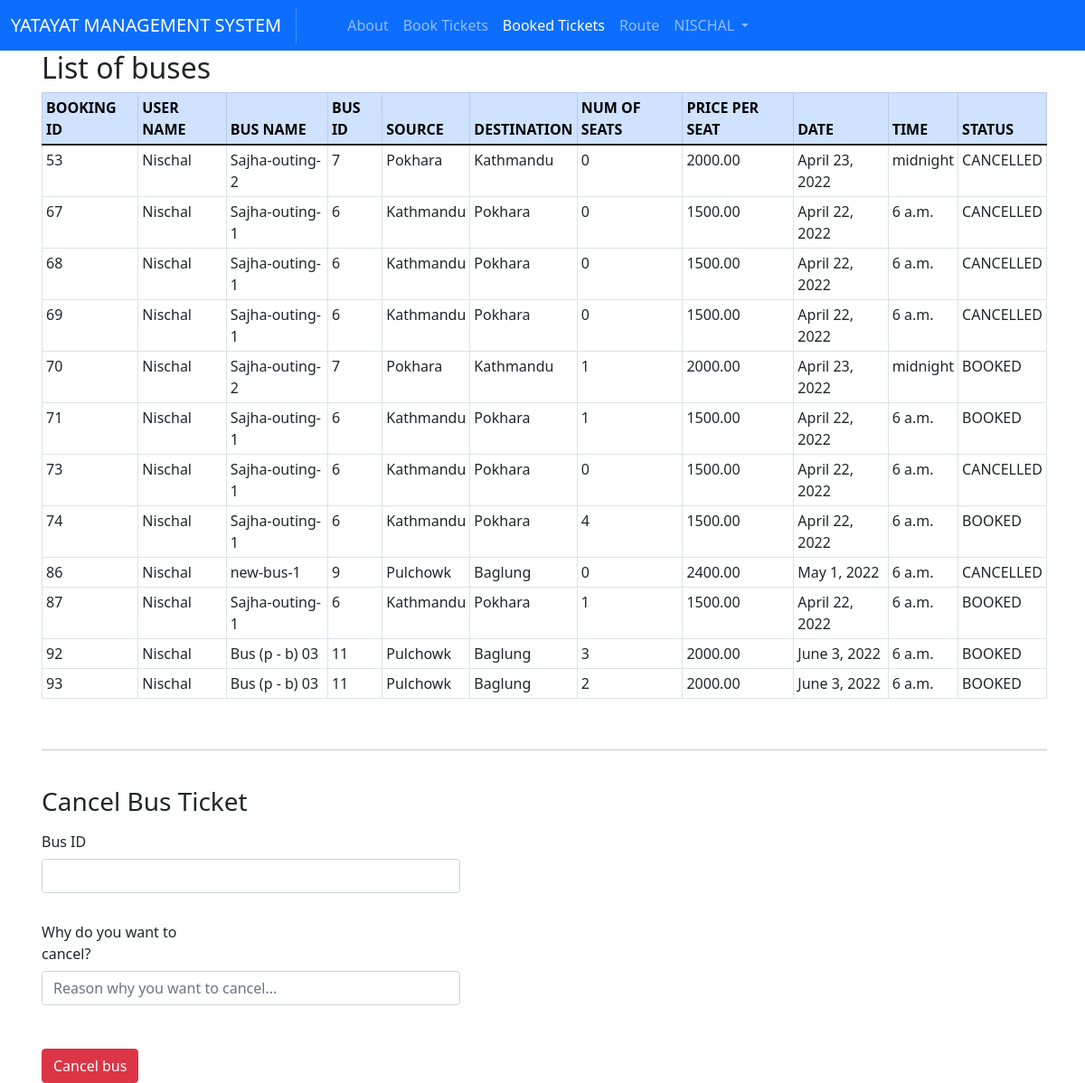
The page /seebookings (signed in) on the database its author committed.
### authentication/models.py (models this page shows, shortened)
class Book(models.Model):
    BOOKED = 'B'
    CANCELLED = 'C'
    TICKET_STATUSES = ((BOOKED, 'Booked'),
                       (CANCELLED, 'Cancelled'),)
    email = models.EmailField()
    name = models.CharField(max_length=30)
    userid = models.DecimalField(decimal_places=0, max_digits=2)
    busid = models.DecimalField(decimal_places=0, max_digits=2)
    bus_name = models.CharField(max_length=30)
    source = models.CharField(max_length=30)
    dest = models.CharField(max_length=30)
    nos = models.DecimalField(decimal_places=0, max_digits=2)
    price = models.DecimalField(decimal_places=2, max_digits=6)
    date = models.DateField()
    time = models.TimeField()
    status = models.CharField(choices=TICKET_STATUSES, default=BOOKED, max_length=2)

### authentication/views.py (the view)
# urls.py: path('seebookings', views.seebookings, name="seebookings"),
@login_required(login_url='signin')
def seebookings(request,new={}):
    context = {}
    id_req = request.user.id
    booked_list = Book.objects.filter(userid=id_req)
    if booked_list:
        return render(request, 'authentication/booklist.html', locals())
    else:
        context["error"] = "Sorry no buses booked"
        return render(request, 'authentication/tickets.html', context)

### templates/authentication/booklist.html (shortened to what this page needs)
<!DOCTYPE html>
<html lang="en">
<head>
    <link href="https://cdn.jsdelivr.net/npm/bootstrap@5.1.3/dist/css/bootstrap.min.css" rel="stylesheet">
</head>
<body>
    <nav class="navbar navbar-expand-lg navbar-dark bg-primary">
        <div class="container-fluid">
            <a class="navbar-brand" href="#"> YATAYAT MANAGEMENT SYSTEM </a>
            <div class="collapse navbar-collapse" id="navbarNavAltMarkup">
                <ul class="navbar-nav">
                    <li class="nav-item">
                        <a class="nav-link" href="about">About</a>
                    </li>
                    <li class="nav-item">
                        <a class="nav-link" href="tickets">Book Tickets</a>
                    </li>
                    <li class="nav-item">
                        <a class="nav-link active" aria-current="page" href="#">Booked Tickets</a>
                    </li>
                    <li class="nav-item">
                        <a class="nav-link" href="routes">Route</a>
                    </li>
                    <li class="nav-item dropdown">
                        <a class="nav-link dropdown-toggle text-uppercase" href="#" id="navbarDropdownMenuLink" role="button" data-bs-toggle="dropdown" aria-expanded="false">
                            {{ user.username }}
                        </a>
                    </li>
                </ul>
            </div>
        </div>
    </nav>
    <main class="container d-flex">
        <div class="align-items-center flex-fill ms-sm-1 my-sm-0 my-4 position-relative">
            <h2>List of buses</h2>
            <table class="table table-bordered table-sm">
                <thead class="table-primary">
                    <th>BOOKING ID</th>
                    <th>USER NAME</th>
                    <th>BUS NAME</th>
                    <th>BUS ID</th>
                    <th>SOURCE</th>
                    <th>DESTINATION</th>
                    <th>NUM OF SEATS</th>
                    <th>PRICE PER SEAT</th>
                    <th>DATE</th>
                    <th>TIME</th>
                    <th>STATUS</th>
                </thead>
                {% for row in booked_list %}
                <tr>
                    <td>{{row.id}}</td>
                    <td>{{row.name}}</td>
                    <td>{{row.bus_name}}</td>
                    <td>{{row.busid}}</td>
                    <td>{{row.source}}</td>
                    <td>{{row.dest}}</td>
                    <td>{{row.nos}}</td>
                    <td>{{row.price}}</td>
                    <td>{{row.date}}</td>
                    <td>{{row.time}}</td>
                    <td>{{row.status}}</td>
                </tr>
                {% endfor %}
            </table>
            <br><hr><br>
            <form action="{% url 'cancellings' %}" method="POST">
                <h3> Cancel Bus Ticket </h3>
                <div class="col-auto">
                    <label for="" class="col-2 col-form-label">Bus ID</label>
                    <div class="col-5">
                        <input name='bus_id' class="form-control" type="number" min="1" required>
                    </div>
                    <br>
                    <label for="" class="col-2 col-form-label">Why do you want to cancel?</label>
                    <div class="col-5">
                        <input name='reason' class="form-control" type="text" placeholder="Reason why you want to cancel..." required>
                    </div>
                </div>
                <br>
                <br>
                <div class="pull-right">
                    <button type="submit" class="btn btn-danger float-left">Cancel bus</button>
                </div>
        </div>
    </main>
</body>
</html>

### rows shown on the page
Book: id "53", name "Nischal", bus_name "Sajha-outing-2", busid "7", source "Pokhara", dest "Kathmandu", nos "0", price "2000.00", date "April 23, 2022", time "midnight", status "CANCELLED"
Book: id "67", name "Nischal", bus_name "Sajha-outing-1", busid "6", source "Kathmandu", dest "Pokhara", nos "0", price "1500.00", date "April 22, 2022", time "6 a.m.", status "CANCELLED"
Book: id "68", name "Nischal", bus_name "Sajha-outing-1", busid "6", source "Kathmandu", dest "Pokhara", nos "0", price "1500.00", date "April 22, 2022", time "6 a.m.", status "CANCELLED"
Book: id "69", name "Nischal", bus_name "Sajha-outing-1", busid "6", source "Kathmandu", dest "Pokhara", nos "0", price "1500.00", date "April 22, 2022", time "6 a.m.", status "CANCELLED"
Book: id "70", name "Nischal", bus_name "Sajha-outing-2", busid "7", source "Pokhara", dest "Kathmandu", nos "1", price "2000.00", date "April 23, 2022", time "midnight", status "BOOKED"
Book: id "71", name "Nischal", bus_name "Sajha-outing-1", busid "6", source "Kathmandu", dest "Pokhara", nos "1", price "1500.00", date "April 22, 2022", time "6 a.m.", status "BOOKED"
Book: id "73", name "Nischal", bus_name "Sajha-outing-1", busid "6", source "Kathmandu", dest "Pokhara", nos "0", price "1500.00", date "April 22, 2022", time "6 a.m.", status "CANCELLED"
Book: id "74", name "Nischal", bus_name "Sajha-outing-1", busid "6", source "Kathmandu", dest "Pokhara", nos "4", price "1500.00", date "April 22, 2022", time "6 a.m.", status "BOOKED"
Book: id "86", name "Nischal", bus_name "new-bus-1", busid "9", source "Pulchowk", dest "Baglung", nos "0", price "2400.00", date "May 1, 2022", time "6 a.m.", status "CANCELLED"
Book: id "87", name "Nischal", bus_name "Sajha-outing-1", busid "6", source "Kathmandu", dest "Pokhara", nos "1", price "1500.00", date "April 22, 2022", time "6 a.m.", status "BOOKED"
Book: id "92", name "Nischal", bus_name "Bus (p - b) 03", busid "11", source "Pulchowk", dest "Baglung", nos "3", price "2000.00", date "June 3, 2022", time "6 a.m.", status "BOOKED"
Book: id "93", name "Nischal", bus_name "Bus (p - b) 03", busid "11", source "Pulchowk", dest "Baglung", nos "2", price "2000.00", date "June 3, 2022", time "6 a.m.", status "BOOKED"

### other values the page prints
{{ user.username }} "NISCHAL"
